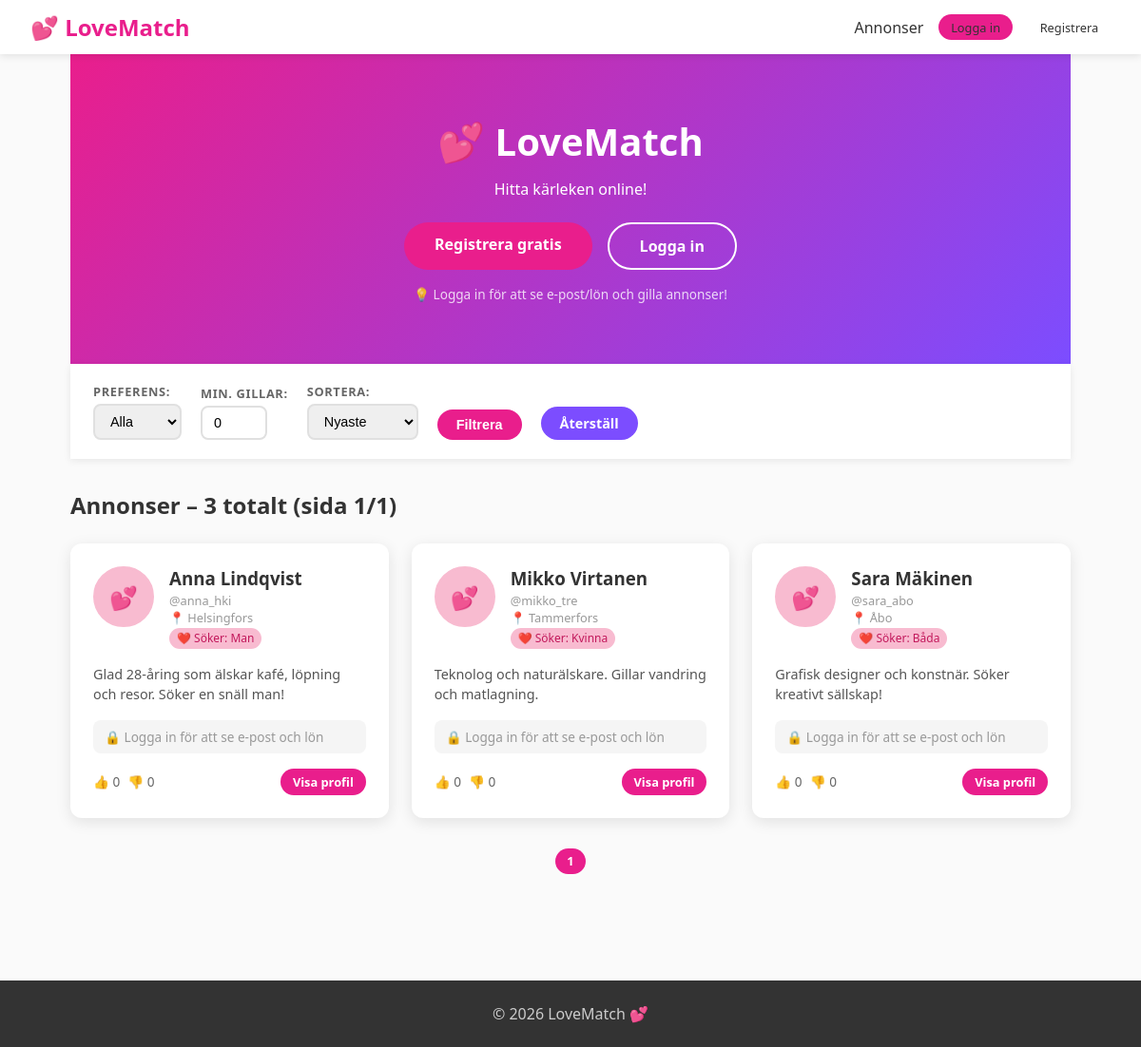
The page / on the database its author committed.
### tables this page shows
CREATE TABLE IF NOT EXISTS users (
    id            INT AUTO_INCREMENT PRIMARY KEY,
    username      VARCHAR(30)  NOT NULL UNIQUE,
    real_name     VARCHAR(100) NOT NULL,
    password      VARCHAR(255) NOT NULL,
    email         VARCHAR(150) NOT NULL UNIQUE,
    city          VARCHAR(100) DEFAULT '',
    about_me      TEXT,
    annual_salary INT          DEFAULT 0,
    preference    ENUM('Man','Kvinna','Båda','Annat','Alla') DEFAULT 'Alla',
    role          ENUM('user','manager','admin')             DEFAULT 'user',
    created_at    DATETIME DEFAULT CURRENT_TIMESTAMP
);

### config.php (called while the page is built, shortened)
<?php
function db(): PDO {
    static $pdo = null;
    if ($pdo) return $pdo;
    try {
        $pdo = new PDO(
            'mysql:host=' . DB_HOST . ';dbname=' . DB_NAME . ';charset=utf8mb4',
            DB_USER, DB_PASS,
            [
                PDO::ATTR_ERRMODE            => PDO::ERRMODE_EXCEPTION,
                PDO::ATTR_DEFAULT_FETCH_MODE => PDO::FETCH_ASSOC,
                PDO::ATTR_EMULATE_PREPARES   => false,
            ]
        );
    } catch (PDOException $e) {
        die('<div style="font-family:sans-serif;padding:2rem;background:#ffebee;color:#c62828;max-width:700px;margin:2rem auto;border-radius:8px">
            <h2>⚠️ Databasfel</h2>
            <p>Kunde inte ansluta till databasen. Kontrollera <code>config.php</code>.</p>
            <p>Fel: ' . htmlspecialchars($e->getMessage()) . '</p>
            <p>Kom ihåg att importera <code>database.sql</code> och ange rätt DB_HOST/DB_NAME/DB_USER/DB_PASS.</p>
        </div>');
    }
    return $pdo;
}
function loggedIn(): bool { return isset($_SESSION['user_id']); }

### index.php (the view, shortened to what this page needs)
<?php
require_once __DIR__ . '/config.php';
$page   = max(1, (int)($_GET['page'] ?? 1));
$perPage = 5;
$offset  = ($page - 1) * $perPage;
$minLikes= max(0, (int)($_GET['min_likes'] ?? 0));
$sort    = in_array($_GET['sort'] ?? '', ['annual_salary','like_count','created_at'])
           ? $_GET['sort'] : 'created_at';
$where  = ["u.role = 'user'"];
$params = [];
$whereSQL  = 'WHERE ' . implode(' AND ', $where);
$havingSQL = $minLikes > 0 ? 'HAVING like_count >= ?' : '';
$cntSQL = "SELECT COUNT(*) FROM (
  SELECT u.id, COALESCE(SUM(CASE WHEN l.value=1 THEN 1 ELSE 0 END),0) AS like_count
  FROM users u LEFT JOIN likes l ON l.target_id=u.id
  $whereSQL GROUP BY u.id $havingSQL
) sub";
$cntSt = db()->prepare($cntSQL);
$cntParams = $params;
$cntSt->execute($cntParams);
$total = (int)$cntSt->fetchColumn();
$totalPages = max(1, ceil($total / $perPage));
$sql = "SELECT u.id, u.username, u.real_name, u.city, u.about_me, u.preference,
               u.annual_salary, u.email, u.created_at,
               COALESCE(SUM(CASE WHEN l.value=1  THEN 1 ELSE 0 END),0) AS like_count,
               COALESCE(SUM(CASE WHEN l.value=-1 THEN 1 ELSE 0 END),0) AS dislike_count
        FROM users u LEFT JOIN likes l ON l.target_id=u.id
        $whereSQL GROUP BY u.id $havingSQL
        ORDER BY $sort DESC LIMIT ? OFFSET ?";
$stParams = $params;
$stParams[] = $perPage;
$stParams[] = $offset;
$st = db()->prepare($sql);
$st->execute($stParams);
$rows = $st->fetchAll();
function qstr(array $extra = []): string {
    $p = array_merge($_GET, $extra);
    unset($p['page']);
    return http_build_query($p);
}
?>
<!DOCTYPE html>
<html lang="sv">
<head>
  <link rel="stylesheet" href="style.css">
</head>
<body>
<?php include __DIR__ . '/navbar.php'; ?>
<div class="page-container">
  <section class="hero">
    <h1>💕 LoveMatch</h1>
    <p>Hitta kärleken online!</p>
    <?php if (!loggedIn()): ?>
      <div class="hero-buttons">
        <a href="register.php" class="btn btn-large btn-primary">Registrera gratis</a>
        <a href="login.php"    class="btn btn-large btn-outline">Logga in</a>
      </div>
      <p class="hint-text">💡 Logga in för att se e-post/lön och gilla annonser!</p>
    <?php endif; ?>
  </section>
  <section class="filters-section">
    <form method="GET" class="filters-form">
      <div class="filter-group">
        <label>Preferens:</label>
        <select name="preference" onchange="this.form.submit()">
          <option value="">Alla</option>
        </select>
      </div>
      <div class="filter-group">
        <label>Min. gillar:</label>
        <input type="number" name="min_likes" min="0" value="<?= $minLikes ?>" style="width:70px">
      </div>
      <div class="filter-group">
        <label>Sortera:</label>
        <select name="sort">
          <option value="created_at"    <?= $sort==='created_at'    ? 'selected':'' ?>>Nyaste</option>
        </select>
      </div>
      <button type="submit" class="btn btn-primary">Filtrera</button>
      <a href="index.php" class="btn btn-secondary">Återställ</a>
    </form>
  </section>
  <section class="ads-section">
    <h2>Annonser – <?= $total ?> totalt (sida <?= $page ?>/<?= $totalPages ?>)</h2>
    <?php if (!$rows): ?>
      <div class="empty-state"><p>😔 Inga annonser. <a href="index.php">Visa alla</a></p></div>
    <?php else: ?>
      <div class="ads-grid">
      <?php foreach ($rows as $u):
        $safeU  = preg_replace('/[^a-zA-Z0-9]/', '', $u['username']);
        $picAbs = UPLOAD_DIR . $safeU . '_current.jpg';
        $picWeb = UPLOAD_WEB . $safeU . '_current.jpg';
      ?>
        <div class="ad-card">
          <div class="ad-header">
            <div class="ad-avatar">
              <?php if (file_exists($picAbs)): ?>
                <img src="<?= htmlspecialchars($picWeb) ?>" alt="foto">
              <?php else: ?><div class="avatar-placeholder">💕</div><?php endif; ?>
            </div>
            <div class="ad-meta">
              <h3><?= htmlspecialchars($u['real_name']) ?></h3>
              <span class="ad-username">@<?= htmlspecialchars($u['username']) ?></span>
              <span class="ad-city">📍 <?= htmlspecialchars($u['city'] ?: 'Finland') ?></span>
              <span class="badge">❤️ Söker: <?= htmlspecialchars($u['preference']) ?></span>
            </div>
          </div>
          <p class="ad-text"><?= htmlspecialchars(mb_substr($u['about_me'] ?? '', 0, 180)) ?><?= mb_strlen($u['about_me'] ?? '') > 180 ? '…' : '' ?></p>
          <?php if (loggedIn()): ?>
            <div class="ad-private">
              <span>📧 <?= htmlspecialchars($u['email']) ?></span>
              <span>💰 <?= number_format((int)$u['annual_salary']) ?> €/år</span>
            </div>
          <?php else: ?>
            <div class="ad-locked">🔒 Logga in för att se e-post och lön</div>
          <?php endif; ?>
          <div class="ad-footer">
            <div class="like-section">
              <span class="like-count">👍 <?= $u['like_count'] ?></span>
              <span class="like-count">👎 <?= $u['dislike_count'] ?></span>
            </div>
            <a href="view_profile.php?id=<?= $u['id'] ?>" class="btn btn-small btn-primary">Visa profil</a>
          </div>
        </div>
      <?php endforeach; ?>
      </div>
      <div class="pagination">
        <?php for ($i=1;$i<=$totalPages;$i++): ?>
          <a href="?<?= htmlspecialchars(qstr()) ?>&page=<?= $i ?>"
             class="btn btn-small <?= $i===$page?'btn-primary':'btn-secondary' ?>"><?= $i ?></a>
        <?php endfor; ?>
      </div>
    <?php endif; ?>
  </section>
</div>
<footer class="footer"><p>&copy; <?= date('Y') ?> LoveMatch 💕</p></footer>
</body>
</html>

### navbar.php
<?php require_once __DIR__ . '/config.php'; ?>
<nav class="navbar">
  <div class="nav-brand"><a href="index.php">💕 LoveMatch</a></div>
  <div class="nav-links">
    <a href="index.php">Annonser</a>
    <?php if (loggedIn()): ?>
      <?php
        $safeU  = preg_replace('/[^a-zA-Z0-9]/', '', $_SESSION['username']);
        $picAbs = UPLOAD_DIR . $safeU . '_current.jpg';
        $picWeb = UPLOAD_WEB . $safeU . '_current.jpg';
      ?>
      <a href="profile.php">
        <?php if (file_exists($picAbs)): ?>
          <img src="<?= htmlspecialchars($picWeb) ?>" class="nav-avatar" alt="profil">
        <?php else: ?>👤<?php endif; ?>
        <?= htmlspecialchars($_SESSION['username']) ?>
      </a>
      <?php if (isManager()): ?>
        <a href="admin.php" style="color:#e91e8c;font-weight:700">🛠️ Admin</a>
      <?php endif; ?>
      <a href="logout.php" class="btn btn-small">Logga ut</a>
    <?php else: ?>
      <a href="login.php"   class="btn btn-small btn-primary">Logga in</a>
      <a href="register.php" class="btn btn-small">Registrera</a>
    <?php endif; ?>
  </div>
</nav>

### style.css (style rules this page uses)
*, *::before, *::after { box-sizing: border-box; margin: 0; padding: 0; }
:root { --primary: #e91e8c; --primary-dark: #c2185b; --primary-light: #f8bbd0; --secondary: #7c4dff; --text: #333; --text-light: #666; --bg: #fafafa; --white: #fff; --danger: #f44336; --success: #4caf50; --border: #e0e0e0; --radius: 12px; --shadow: 0 4px 16px rgba(0,0,0,0.1); }
body { font-family: 'Segoe UI', Tahoma, sans-serif; background: var(--bg); color: var(--text); min-height: 100vh; }
a { color: var(--primary); text-decoration: none; }
.navbar { background: var(--white); box-shadow: 0 2px 8px rgba(0,0,0,0.1); padding: 0.75rem 2rem; display: flex; align-items: center; justify-content: space-between; position: sticky; top: 0; z-index: 100; }
.nav-brand a { font-size: 1.5rem; font-weight: 700; color: var(--primary); text-decoration: none; }
.nav-links { display: flex; align-items: center; gap: 1rem; flex-wrap: wrap; }
.nav-links a { color: var(--text); font-weight: 500; transition: color 0.2s; }
.btn { display: inline-block; padding: 0.5rem 1.25rem; border-radius: 50px; border: none; cursor: pointer; font-size: 0.9rem; font-weight: 600; transition: all 0.2s; text-decoration: none; }
.btn-primary { background: var(--primary); color: white; }
.btn-secondary { background: var(--secondary); color: white; }
.btn-small { padding: 0.3rem 0.8rem; font-size: 0.8rem; }
.btn-large { padding: 0.75rem 2rem; font-size: 1rem; }
.hero { background: linear-gradient(135deg, #e91e8c, #7c4dff); color: white; text-align: center; padding: 5rem 2rem; }
.hero h1 { font-size: 3rem; margin-bottom: 1rem; }
.hero-buttons { display: flex; gap: 1rem; justify-content: center; flex-wrap: wrap; margin-top: 2rem; }
.footer { background: #333; color: #ccc; text-align: center; padding: 1.5rem; margin-top: 4rem; }
.page-container { max-width:1100px;margin:0 auto;padding:0 1.5rem 3rem }
.hero { background:linear-gradient(135deg,#e91e8c,#7c4dff);color:#fff;text-align:center;padding:4rem 2rem }
.hero h1 { font-size:2.5rem;margin-bottom:.75rem }
.hint-text { font-size:.85rem;opacity:.8;margin-top:1rem }
.hero-buttons { display:flex;gap:1rem;justify-content:center;flex-wrap:wrap;margin-top:1.5rem }
.btn-outline { background:transparent;border:2px solid #fff;color:#fff }
.filters-section { background:#fff;padding:1.25rem 1.5rem;box-shadow:0 2px 8px rgba(0,0,0,.08);margin-bottom:2rem }
.filters-form { display:flex;align-items:flex-end;gap:1.25rem;flex-wrap:wrap;max-width:1100px;margin:0 auto }
.filter-group { display:flex;flex-direction:column;gap:.25rem }
.filter-group label { font-size:.8rem;font-weight:600;color:#666;text-transform:uppercase;letter-spacing:.05em }
.filter-group select,.filter-group input { padding:.5rem .75rem;border:2px solid #e0e0e0;border-radius:8px;font-size:.9rem }
.ads-section { max-width:1100px;margin:0 auto }
.ads-section h2 { margin-bottom:1.5rem;color:#333 }
.ads-grid { display:grid;grid-template-columns:repeat(auto-fill,minmax(300px,1fr));gap:1.5rem;margin-bottom:2rem }
.ad-card { background:#fff;border-radius:12px;padding:1.5rem;box-shadow:0 4px 16px rgba(0,0,0,.1);transition:transform .2s }
.ad-header { display:flex;gap:1rem;margin-bottom:1rem }
.ad-avatar img,.avatar-placeholder { width:64px;height:64px;border-radius:50%;object-fit:cover;border:3px solid #f8bbd0 }
.avatar-placeholder { background:#f8bbd0;display:flex;align-items:center;justify-content:center;font-size:1.5rem }
.ad-meta { flex:1 }
.ad-meta h3 { margin-bottom:.15rem;color:#333 }
.ad-username,.ad-city { font-size:.8rem;color:#999;display:block }
.badge { background:#f8bbd0;color:#c2185b;padding:.15rem .5rem;border-radius:50px;font-size:.75rem;display:inline-block }
.ad-text { font-size:.9rem;color:#555;line-height:1.5;margin-bottom:1rem }
.ad-locked { background:#f5f5f5;border-radius:8px;padding:.5rem .75rem;font-size:.85rem;color:#999;margin-bottom:1rem }
.ad-footer { display:flex;align-items:center;justify-content:space-between }
.like-section { display:flex;align-items:center;gap:.5rem }
.like-count { font-size:.85rem;color:#666 }
.pagination { display:flex;gap:.5rem;justify-content:center;align-items:center;margin-top:2rem;flex-wrap:wrap }

### rows shown on the page
users: real_name "Anna Lindqvist", username "anna_hki", city "Helsingfors", preference "Man", about_me "Glad 28-åring som älskar kafé, löpning och resor. Söker en snäll man!", like_count "0", dislike_count "0"
users: real_name "Mikko Virtanen", username "mikko_tre", city "Tammerfors", preference "Kvinna", about_me "Teknolog och naturälskare. Gillar vandring och matlagning.", like_count "0", dislike_count "0"
users: real_name "Sara Mäkinen", username "sara_abo", city "Åbo", preference "Båda", about_me "Grafisk designer och konstnär. Söker kreativt sällskap!", like_count "0", dislike_count "0"

### other values the page prints
$total "3"
$page "1"
$totalPages "1"
